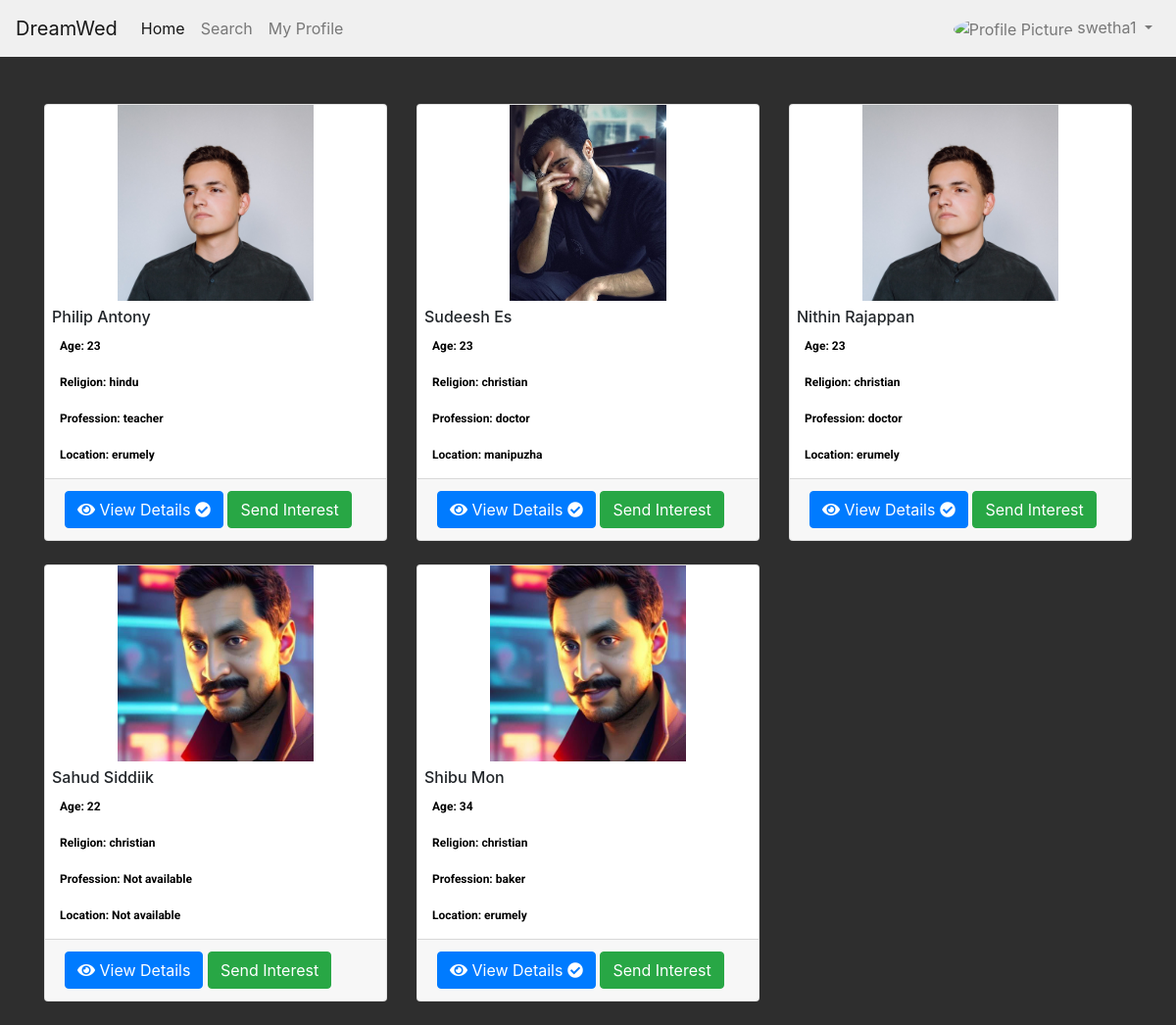
Screenshot of /matrimony/home (signed in) with the database file from the repository.
### matrimony/models.py (models this page shows, shortened)
class PersonalDetails(models.Model):
    user = models.OneToOneField(User, on_delete=models.CASCADE)  # Create a one-to-one relationship with the User model
    first_name = models.CharField(max_length=100)
    middle_name = models.CharField(max_length=100,blank=True, null=True)
    last_name = models.CharField(max_length=100)
    gender = models.CharField(max_length=10)
    birth_place = models.CharField(max_length=100)
    address = models.CharField(max_length=100)
    date_of_birth = models.DateField()
    blood_group = models.CharField(max_length=10)
    phone_number = models.CharField(max_length=15,unique=True)
    profile_image = models.ImageField(upload_to='profile_images/', blank=True, null=True)  # Define the profile image field
    mother_tongue = models.CharField(max_length=100)
    religion = models.CharField(max_length=100)
    sector = models.CharField(max_length=100)
    perso_fill = models.BooleanField(default=False)
    marital_status = models.CharField(max_length=100)
    about_you = models.TextField(blank=True)
    aadhar_card = models.FileField(upload_to='aadhar_cards/', blank=True, null=True)
    aadhar_valid = models.BooleanField(default=True)
    hobbies = models.ManyToManyField(Hobby, blank=True,null=True)
    def calculate_age(self):
        today = date.today()
        age = today.year - self.date_of_birth.year - ((today.month, today.day) < (self.date_of_birth.month, self.date_of_birth.day))
        return age

class EmploymentDetails(models.Model):
    user = models.ForeignKey(User, on_delete=models.CASCADE)  # Create a foreign key relationship with the User model
    employment_status = models.CharField(max_length=100)
    occupation = models.CharField(max_length=100, blank=True)
    employerof = models.CharField(max_length=100, blank=True)
    annual_income = models.CharField(max_length=100, blank=True)
    industry = models.CharField(max_length=100, blank=True)
    job_location = models.CharField(max_length=100, blank=True)
    about_job = models.TextField(blank=True)
    working_hours = models.CharField(max_length=100, blank=True)
    social_link = models.URLField(blank=True)
    empl_fill = models.BooleanField(default=False)

class LocationDetails(models.Model):
    user = models.ForeignKey(User, on_delete=models.CASCADE)
    current_city = models.CharField(max_length=100)
    current_state = models.CharField(max_length=100)
    current_pin_code = models.CharField(max_length=20)
    willing_to_move = models.CharField(max_length=3)
    additional_comments = models.TextField(blank=True)
    location_photos = models.ImageField(upload_to='location_photos/', blank=True, null=True)
    loca_fill = models.BooleanField(default=False)
    is_email_verified = models.BooleanField(default=False)
    email_verification_token = models.CharField(max_length=200, blank=True, null=True)

### matrimony/views.py (the view, shortened to what this page needs)
# urls.py: path('home', views.homeview, name='home'),
@login_required(login_url='accounts:login')
def homeview(request):
    user = request.user
    all_profiles_info = []
    try:
        preferences = Preference.objects.get(user=user)
        personal_details = PersonalDetails.objects.get(user=user)
        profile_image_url = personal_details.profile_image.url
        opposite_gender = 'female' if personal_details.gender == 'male' else 'male'
        blocked_users = BlockedUser.objects.filter(user=user).values_list('blocked_user', flat=True)
        not_interested_users = NotInterested.objects.filter(user=user).values_list('not_interested_user', flat=True)
        user_activities = UserActivity.objects.filter(user=user)
        filtered_profiles = PersonalDetails.objects.filter(
            perso_fill=True,
            gender=opposite_gender,
            religion=preferences.religion,
        ).exclude(user=user)
        if preferences.occupation:
            filtered_profile_user_ids = EmploymentDetails.objects.filter(occupation=preferences.occupation).values_list('user_id', flat=True)
            filtered_profiles = filtered_profiles.filter(user_id__in=filtered_profile_user_ids)
        if preferences.current_city:
            filtered_profile_user_ids = LocationDetails.objects.filter(current_city=preferences.current_city).values_list('user_id', flat=True)
            filtered_profiles = filtered_profiles.filter(user_id__in=filtered_profile_user_ids)
            filtered_profiles = filtered_profiles.exclude(user__in=blocked_users)
            filtered_profiles = filtered_profiles.exclude(user__in=not_interested_users)
        filtered_employment_details = []
        filtered_location_details = []
        filtered_profiles_info = []
        viewed_profile_ids = user_activities.values_list('viewed_user_id', flat=True)
        for profile in filtered_profiles:
            try:
                employment = EmploymentDetails.objects.get(user=profile.user)
                location = LocationDetails.objects.get(user=profile.user)
                filtered_employment_details.append(employment)
                filtered_location_details.append(location)
                profile_viewed = profile.user_id in viewed_profile_ids
                filtered_profiles_info.append((profile, employment, location, profile_viewed))
            except (EmploymentDetails.DoesNotExist, LocationDetails.DoesNotExist):
                filtered_employment_details.append(None)
                filtered_location_details.append(None)
                filtered_profiles_info.append((profile, None, None, False))
        all_profiles = PersonalDetails.objects.exclude(user=user).filter(gender=opposite_gender, perso_fill=True)
        all_profiles = all_profiles.exclude(user__in=blocked_users)
        all_profiles = all_profiles.exclude(user__in=not_interested_users)
        viewed_profile_ids = user_activities.values_list('viewed_user_id', flat=True)
        for profile in all_profiles.exclude(id__in=filtered_profiles):
            try:
                employment = EmploymentDetails.objects.get(user=profile.user)
                location = LocationDetails.objects.get(user=profile.user)
                profile_viewed = profile.user_id in viewed_profile_ids
                all_profiles_info.append((profile, employment, location, profile_viewed))
            except (EmploymentDetails.DoesNotExist, LocationDetails.DoesNotExist):
                all_profiles_info.append((profile, None, None, False))
        return render(request, 'matrimony/home.html', {
            'profile_image_url': profile_image_url,
            'filtered_profiles_info': filtered_profiles_info,
            'all_profiles_info': all_profiles_info,
            'user_activities': user_activities,
        })
    except Preference.DoesNotExist:
        personal_details = PersonalDetails.objects.get(user=user)
        profile_image_url = personal_details.profile_image.url
        opposite_gender = 'female' if request.user.personaldetails.gender == 'male' else 'male'
        user_activities = UserActivity.objects.filter(user=user)
        viewed_profile_ids = user_activities.values_list('viewed_user_id', flat=True)
        opposite_gender_profiles = PersonalDetails.objects.filter(gender=opposite_gender, perso_fill=True).exclude(user=request.user)
        blocked_users = BlockedUser.objects.filter(user=user).values_list('blocked_user', flat=True)
        not_interested_users = NotInterested.objects.filter(user=user).values_list('not_interested_user', flat=True)
        opposite_gender_profiles = opposite_gender_profiles.exclude(user__in=blocked_users)
        opposite_gender_profiles = opposite_gender_profiles.exclude(user__in=not_interested_users)
        all_employment_details = []
        all_location_details = []
        for profile in opposite_gender_profiles:
            try:
                employment = EmploymentDetails.objects.get(user=profile.user)
                location = LocationDetails.objects.get(user=profile.user)
                profile_viewed = profile.user_id in viewed_profile_ids
                all_employment_details.append(employment)
                all_location_details.append(location)
                all_profiles_info.append((profile, employment, location, profile_viewed))
            except (EmploymentDetails.DoesNotExist, LocationDetails.DoesNotExist):
                all_employment_details.append(None)
                all_location_details.append(None)
                all_profiles_info.append((profile, None, None, False))
        return render(request, 'matrimony/home.html', {
            'profile_image_url': profile_image_url,
            'filtered_profiles_info': None,  # No filtered profiles
            'all_profiles_info': all_profiles_info,
            'user_activities': user_activities,
        })

### matrimony/templates/matrimony/home.html (shortened to what this page needs)
{% load static %}
<!DOCTYPE html>
<html lang="en">
<head>
    <link rel="stylesheet" href="https://maxcdn.bootstrapcdn.com/bootstrap/4.5.2/css/bootstrap.min.css">
    <link rel="stylesheet" href="https://cdnjs.cloudflare.com/ajax/libs/font-awesome/5.15.4/css/all.min.css">
</head>
<body>
<nav class="navbar navbar-expand-lg navbar-light" style="background-color: #f0f0f0;">
    <a class="navbar-brand" href="#">DreamWed</a>
    <div class="collapse navbar-collapse" id="navbarNav">
        <ul class="navbar-nav">
            <li class="nav-item active">
                <a class="nav-link" href="#">Home</a>
            </li>
            <li class="nav-item">
                <a class="nav-link" href="{% url 'matint:search_page' %}">Search</a>
            </li>
            <li class="nav-item">
                <a class="nav-link" href="{% url 'matrimony:myprofile' %}">My Profile</a>
            </li>
        </ul>
        <ul class="navbar-nav ml-auto">
            <li class="nav-item dropdown">
                <a class="nav-link dropdown-toggle" href="#" id="profileDropdown" role a "button" data-toggle="dropdown" aria-haspopup="true" aria-expanded="false">
                    <img src="{{ profile_image_url }}" alt="Profile Picture" width="40" height="40" class="rounded-circle">
                    {{ request.user.username }}
                </a>
            </li>
        </ul>
    </div>
</nav>
<div class="container mt-5">
    <div class="row">
        {% for profile, employment, location, profile_viewed in filtered_profiles_info %}
        <div class="col-lg-4 col-md-6 mb-4">
            <div class="card">
                {% if profile.user.personaldetails.profile_image %}
                    <img src="{{ profile.user.personaldetails.profile_image.url }}" class="card-img-top card-img-fixed-height" alt="Profile Picture" style="object-fit: contain;">
                {% else %}
                    <img src="{% static '/nodp/no.jpg' %}" class="card-img-top card-img-fixed-height" alt="Placeholder Image">
                {% endif %}
                <div class="card-body" style="padding: 5px; margin: 2px;">
                    <h5 class="card-title" style="font-size: 16px; margin-bottom: 3px;">{{ profile.user.personaldetails.first_name|title }} {{ profile.user.personaldetails.last_name|title }}</h5>
                    <p class="card-text" style="font-size: 12px; margin-bottom: 3px;">Age: {{ profile.user.personaldetails.calculate_age }}</p>
                    <p class="card-text" style="font-size: 12px; margin-bottom: 3px;">Religion: {{ profile.user.personaldetails.religion }}</p>
                    {% if employment.occupation %}
                        <p class="card-text" style="font-size: 12px; margin-bottom: 3px;">Profession: {{ employment.occupation }}</p>
                    {% else %}
                        <p class="card-text" style="font-size: 12px; margin-bottom: 3px;">Profession: Not available</p>
                    {% endif %}
                    {% if location.current_city %}
                        <p class="card-text" style="font-size: 12px;">Location: {{ location.current_city }}</p>
                    {% else %}
                        <p class="card-text" style="font-size: 12px;">Location: Not available</p>
                    {% endif %}
                </div>
                <div class="card-footer">
                    <a href="{% url 'matrimony:user_detail' user_id=profile.user.id %}" class="btn btn-primary">
                        <i class="fas fa-eye"></i> View Details
                        {% if profile_viewed %}
                        <i class="fas fa-check-circle"></i>
                    {% endif %}
                    </a>
                    <a href="{% url 'matint:send_interest' user_id=profile.user.id %}" class="btn btn-success">Send Interest</a>
                </div>
            </div>
        </div>
        {% endfor %}
        {% for profile, employment, location, profile_viewed in all_profiles_info %}
        <div class="col-lg-4 col-md-6 mb-4">
            <div class="card">
                {% if profile.user.personaldetails.profile_image %}
                    <img src="{{ profile.user.personaldetails.profile_image.url }}" class="card-img-top card-img-fixed-height" alt="Profile Picture" style="object-fit: contain;">
                {% else %}
                    <img src="{% static '/nodp/no.jpg' %}" class="card-img-top card-img-fixed-height" alt="Placeholder Image">
                {% endif %}
                <div class="card-body" style="padding: 5px; margin: 2px;">
                    <h5 class="card-title" style="font-size: 16px; margin-bottom: 3px;">{{ profile.user.personaldetails.first_name|title }} {{ profile.user.personaldetails.last_name|title }}</h5>
                    <p class="card-text" style="font-size: 12px; margin-bottom: 3px;">Age: {{ profile.user.personaldetails.calculate_age }}</p>
                    <p class="card-text" style="font-size: 12px; margin-bottom: 3px;">Religion: {{ profile.user.personaldetails.religion }}</p>
                    {% if employment.occupation %}
                        <p class="card-text" style="font-size: 12px; margin-bottom: 3px;">Profession: {{ employment.occupation }}</p>
                    {% else %}
                        <p class="card-text" style="font-size: 12px; margin-bottom: 3px;">Profession: Not available</p>
                    {% endif %}
                    {% if location.current_city %}
                        <p class="card-text" style="font-size: 12px;">Location: {{ location.current_city }}</p>
                    {% else %}
                        <p class="card-text" style="font-size: 12px;">Location: Not available</p>
                    {% endif %}
                </div>
                <div class="card-footer">
                    <a href="{% url 'matrimony:user_detail' user_id=profile.user.id %}" class="btn btn-primary">
                        <i class="fas fa-eye"></i> View Details
                        {% if profile_viewed %}
                        <i class="fas fa-check-circle"></i>
                    {% endif %}
                    </a>
                    <a href="{% url 'matint:send_interest' user_id=profile.user.id %}" class="btn btn-success">Send Interest</a>
                </div>
            </div>
        </div>
        {% endfor %}
    </div>
</div>
</body>
</html>

### matrimony/templates/matrimony/home.html (style rules this page uses)
body { background-color: #010101d1; }
.card { transition: transform 0.2s; }
.card-img-fixed-height { height: 200px; object-fit: cover; }
.card-text { color: black; font-size: 14px; font-weight: bold; padding: 8px; font-family: 'Roboto', sans-serif; transition: color 0.2s; }

### rows the page displays
PersonalDetails: user.personaldetails.profile_image (picture), user.personaldetails.first_name "Philip", user.personaldetails.last_name "Antony", user.personaldetails.calculate_age "23", user.personaldetails.religion "hindu", occupation "teacher", current_city "erumely"
PersonalDetails: user.personaldetails.profile_image (picture), user.personaldetails.first_name "Sudeesh", user.personaldetails.last_name "Es", user.personaldetails.calculate_age "23", user.personaldetails.religion "christian", occupation "doctor", current_city "manipuzha"
PersonalDetails: user.personaldetails.profile_image (picture), user.personaldetails.first_name "Nithin", user.personaldetails.last_name "Rajappan", user.personaldetails.calculate_age "23", user.personaldetails.religion "christian", occupation "doctor", current_city "erumely"
PersonalDetails: user.personaldetails.profile_image (picture), user.personaldetails.first_name "Sahud", user.personaldetails.last_name "Siddiik", user.personaldetails.calculate_age "22", user.personaldetails.religion "christian", shows "Profession: Not available", shows "Location: Not available"
PersonalDetails: user.personaldetails.profile_image (picture), user.personaldetails.first_name "Shibu", user.personaldetails.last_name "Mon", user.personaldetails.calculate_age "34", user.personaldetails.religion "christian", occupation "baker", current_city "erumely"

### other values shown
{{ request.user.username }} "swetha1"
